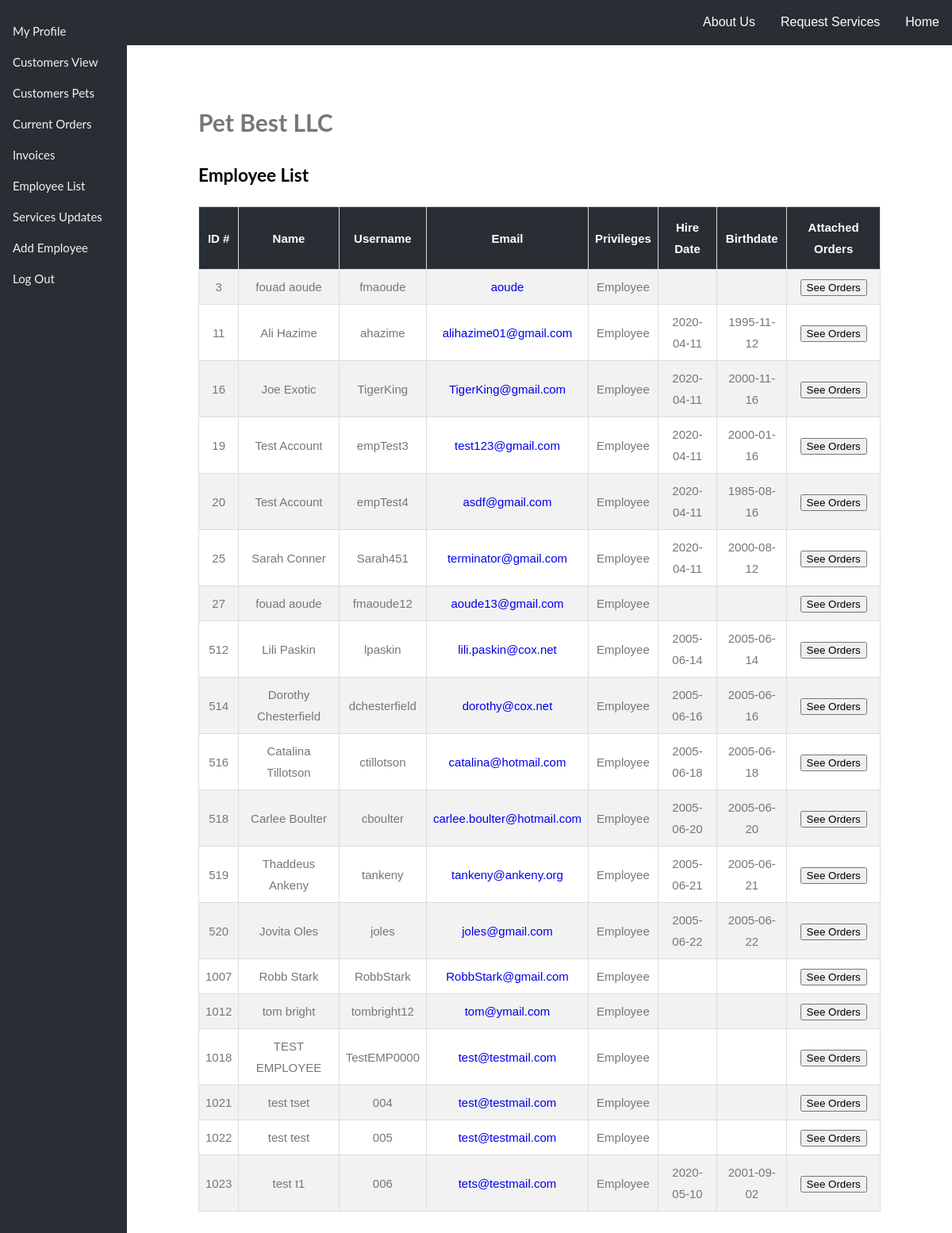
Page /Website/website-master/employees.php (signed in) on the committed database.
### tables this page shows
CREATE TABLE `users` (
  `userID` int(10) unsigned NOT NULL AUTO_INCREMENT,
  `username` varchar(255) NOT NULL,
  `password` varchar(255) NOT NULL,
  `firstName` varchar(255) DEFAULT NULL,
  `lastName` varchar(255) DEFAULT NULL,
  `privileges` varchar(255) NOT NULL,
  `email` varchar(255) NOT NULL,
  `hiredate` date DEFAULT NULL,
  `birthdate` date DEFAULT NULL,
  `notes` varchar(535) DEFAULT NULL,
  PRIMARY KEY (`userID`)
);

### Website/website-master/src/Database.php (called while the page is built, shortened)
<?php
class Database implements DatabaseInterface {
  private $pdo;
  public static function create(PDO $pdo) {
    return new static($pdo);
  }
  public function __construct(PDO $pdo) {
    $this->pdo = $pdo;
  }
  public function showAllEmployees(){
    $selectStatement = "SELECT * FROM users
                        WHERE privileges = 'Employee'";
    $statement = $this->pdo->prepare($selectStatement);
    $statement->execute();
    $employeeList[] = $statement->fetchAll(PDO::FETCH_CLASS, '\stdClass');
    $employeeList = reset($employeeList);
    return $employeeList;
  }
}

### Website/website-master/common.php (called while the page is built, shortened)
<?php
$dsn = "mysql:host=" . DB_HOST . ";dbname=" . DB_NAME . ";charset=utf8mb4;";
$driver_options = [
  PDO::ATTR_ERRMODE => PDO::ERRMODE_EXCEPTION,
];
$pdo = new PDO($dsn, DB_USER, DB_PASS, $driver_options);
$database = Database::create($pdo);
?>

### Website/website-master/employees.php (the view, shortened to what this page needs)
<?php
require_once('common.php');
if (isset($_SESSION['userInfo'])) {
  $userInfo = $_SESSION['userInfo'];
  if ($userInfo->privileges == 'Admin') {
    $employeeList = $database->showAllEmployees();
  }
}
?>
<!DOCTYPE HTML>
<HTML lang="en">
<head>
  <link rel="stylesheet" type="text/css" href="css/bestPet.css">
  <link rel="stylesheet" type="text/css" href="css/sideBar.css">
</head>
<body>
  <?php require_once("menu.php") ?>
  <?php require_once("sideBar.php") ?>
  <div class="main">
    <div style="color: #777;background-color:white;text-align:center;padding:50px 80px;text-align: justify;">
      <?php if (isset($employeeList)) : ?>
        <div id="flex-card">
          <div class="card">
            <h1>Pet Best LLC</h1>
            <h2 style="color:black;">Employee List</h2>
            <table id="free">
              <tr>
                <th>ID #</th>
                <th>Name</th>
                <th>Username</th>
                <th>Email</th>
                <th>Privileges</th>
                <th>Hire Date</th>
                <th>Birthdate</th>
                <th>Attached Orders</th>
              </tr>
              <?php foreach ($employeeList as $value) : ?>
                <tr>
                  <td><?php echo $value->userID; ?></td>
                  <td><?php echo $value->firstName . ' ' . $value->lastName; ?></td>
                  <td><?php echo $value->username; ?></td>
                  <td><a href=<?php echo "mailto:" . $value->email; ?>><?php echo $value->email; ?></a></td>
                  <td><?php echo $value->privileges; ?></td>
                  <td><?php echo $value->hiredate; ?></td>
                  <td><?php echo $value->birthdate; ?></td>
                  <form method="post" action="<?php echo htmlspecialchars($_SERVER["PHP_SELF"]); ?>">
                    <td><input type="submit" value="See Orders"></td>
                  </form>
                </tr>
              <?php endforeach; ?>
            </table>
          </div>
        </div>
      <?php endif; ?>
    </div>
   </div>
</body>
</HTML>

### Website/website-master/css/bestPet.css (style rules this page uses)
body, html { height: 100%; margin: 0; color: #777; font: 400 15px/1.8 "lato", sans-serif; }
#free { font-family: "Trebuchet MS", Arial, Helvetica, sans-serif; border-collapse: collapse; width: 100%; }
#free td, #free th { border: 1px solid #ddd; padding: 8px; text-align: center; }
#free tr:nth-child(even) { background-color: #f2f2f2; }
#free th { padding-top: 12px; padding-bottom: 12px; text-align: center; background-color: #292E34; color: white; }
a { text-decoration: none; }

### Website/website-master/css/sideBar.css (style rules this page uses)
body { font-family: "Lato", sans-serif; }
.main { margin-left: 160px; font-size: inherit; padding: 0px 10px; }

### rows in the picture
users: userID "3", firstName "fouad", lastName "aoude", username "fmaoude", email "aoude", privileges "Employee"
users: userID "11", firstName "Ali", lastName "Hazime", username "ahazime", email "alihazime01@gmail.com", privileges "Employee", hiredate "2020-04-11", birthdate "1995-11-12"
users: userID "16", firstName "Joe", lastName "Exotic", username "TigerKing", email "TigerKing@gmail.com", privileges "Employee", hiredate "2020-04-11", birthdate "2000-11-16"
users: userID "19", firstName "Test", lastName "Account", username "empTest3", email "test123@gmail.com", privileges "Employee", hiredate "2020-04-11", birthdate "2000-01-16"
users: userID "20", firstName "Test", lastName "Account", username "empTest4", email "asdf@gmail.com", privileges "Employee", hiredate "2020-04-11", birthdate "1985-08-16"
users: userID "25", firstName "Sarah", lastName "Conner", username "Sarah451", email "terminator@gmail.com", privileges "Employee", hiredate "2020-04-11", birthdate "2000-08-12"
users: userID "27", firstName "fouad", lastName "aoude", username "fmaoude12", email "aoude13@gmail.com", privileges "Employee"
users: userID "512", firstName "Lili", lastName "Paskin", username "lpaskin", email "lili.paskin@cox.net", privileges "Employee", hiredate "2005-06-14", birthdate "2005-06-14"
users: userID "514", firstName "Dorothy", lastName "Chesterfield", username "dchesterfield", email "dorothy@cox.net", privileges "Employee", hiredate "2005-06-16", birthdate "2005-06-16"
users: userID "516", firstName "Catalina", lastName "Tillotson", username "ctillotson", email "catalina@hotmail.com", privileges "Employee", hiredate "2005-06-18", birthdate "2005-06-18"
users: userID "518", firstName "Carlee", lastName "Boulter", username "cboulter", email "carlee.boulter@hotmail.com", privileges "Employee", hiredate "2005-06-20", birthdate "2005-06-20"
users: userID "519", firstName "Thaddeus", lastName "Ankeny", username "tankeny", email "tankeny@ankeny.org", privileges "Employee", hiredate "2005-06-21", birthdate "2005-06-21"
users: userID "520", firstName "Jovita", lastName "Oles", username "joles", email "joles@gmail.com", privileges "Employee", hiredate "2005-06-22", birthdate "2005-06-22"
users: userID "1007", firstName "Robb", lastName "Stark", username "RobbStark", email "RobbStark@gmail.com", privileges "Employee"
users: userID "1012", firstName "tom", lastName "bright", username "tombright12", email "tom@ymail.com", privileges "Employee"
users: userID "1018", firstName "TEST", lastName "EMPLOYEE", username "TestEMP0000", email "test@testmail.com", privileges "Employee"
users: userID "1021", firstName "test", lastName "tset", username "004", email "test@testmail.com", privileges "Employee"
users: userID "1022", firstName "test", lastName "test", username "005", email "test@testmail.com", privileges "Employee"
users: userID "1023", firstName "test", lastName "t1", username "006", email "tets@testmail.com", privileges "Employee", hiredate "2020-05-10", birthdate "2001-09-02"
